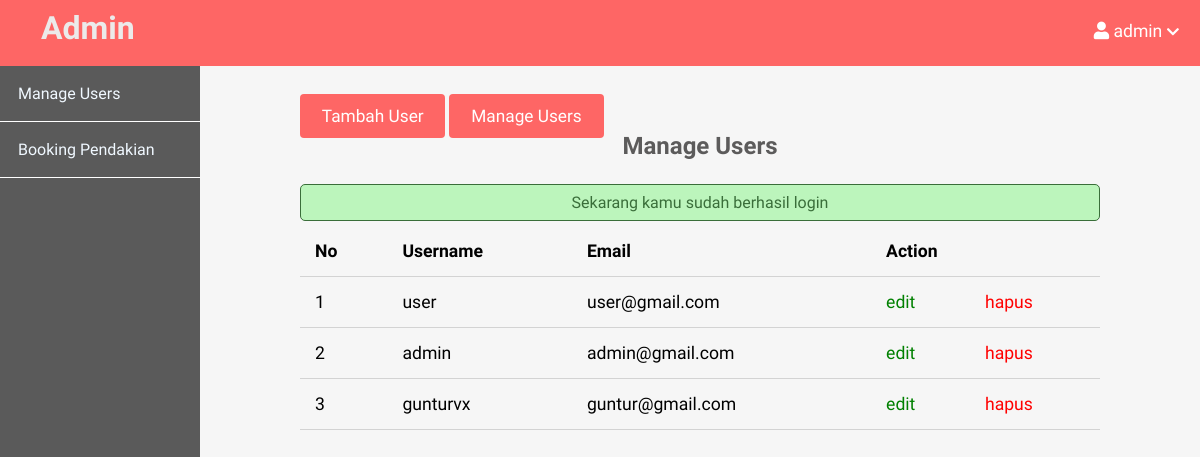
The page /admin/users/index.php (signed in) on the database its author committed.
### tables this page shows
CREATE TABLE `users` (
  `id` int(11) NOT NULL,
  `admin` tinyint(4) NOT NULL,
  `username` varchar(255) NOT NULL,
  `email` varchar(255) NOT NULL,
  `password` varchar(255) NOT NULL,
  `created_at` timestamp NOT NULL DEFAULT current_timestamp()
);

### app/controllers/users.php (called while the page is built, shortened)
<?php
include(ROOT_PATH . "/app/database/db.php");
$table = 'users';
$admin_users = selectAll($table);

### app/database/db.php (called while the page is built, shortened)
<?php
require('connect.php');
function selectAll($table, $conditions = [])
{
    global $conn;
    $sql = "SELECT * FROM $table";
    if (empty($conditions)) {
        $stmt = $conn->prepare($sql);
        $stmt->execute();
        $records = $stmt->get_result()->fetch_all(MYSQLI_ASSOC);
        return $records;
    }
}

### admin/users/index.php (the view, shortened to what this page needs)
<?php include(ROOT_PATH . "/app/controllers/users.php");
?>
<!DOCTYPE html>
<html lang="en">
    <head>
        <link rel="stylesheet"
            href="https://use.fontawesome.com/releases/v5.7.2/css/all.css"
>
        <link rel="stylesheet" href="../../assets/css/admin/style.css">
        <link rel="stylesheet" href="../../assets/css/admin/admin.css">
    </head>
    <body>
    <?php include(ROOT_PATH . "/app/includes/adminHeader.php"); ?>
        <div class="admin-wrapper">
        <?php include(ROOT_PATH . "/app/includes/adminSidebar.php"); ?>
            <div class="admin-content">
                <div class="button-group">
                    <a href="create.php" class="btn btn-big">Tambah User</a>
                    <a href="index.php" class="btn btn-big">Manage Users</a>
                </div>
                <div class="content">
                    <h2 class="page-title">Manage Users</h2>
                    <?php include(ROOT_PATH . "/app/includes/messages.php"); ?>
                    <table>
                        <thead>
                            <th>No</th>
                            <th>Username</th>
                            <th>Email</th>
                            <th colspan="2">Action</th>
                        </thead>
                        <tbody>
                            <?php foreach ($admin_users as $key => $user): ?>
                                <tr>
                                    <td><?php echo $key + 1; ?></td>
                                    <td><?php echo $user['username']; ?></td>
                                    <td><?php echo $user['email']; ?></td>
                                    <td><a href="edit.php?id=<?php echo $user['id']; ?>" class="edit">edit</a></td>
                                    <td><a href="index.php?delete_id=<?php echo $user['id']; ?>" class="delete">hapus</a></td>
                                </tr>
                            <?php endforeach; ?>
                        </tbody>
                    </table>
                </div>
            </div>
        </div>
    </body>
</html>

### assets/css/admin/style.css (style rules this page uses)
* { box-sizing: border-box; }
html, body { height: 100%; padding: 0px; margin: 0px; background: #f6f6f6; font-family: "Dosis", sans-serif; }
h1, h2, h3, h4, h5, h6 { font-family: "Dosis", sans-serif; color: #5c5b5b; margin: 5px; }
a { text-decoration: none; color: inherit; }
.btn { padding: 0.5rem 1rem; background: #fe6665; color: white; border: 1px solid transparent; border-radius: 0.25rem; font-size: 1.08em; font-family: "Dosis", sans-serif; }
.btn-big { padding: 0.7rem 1.3rem; line-height: 1.3rem; }

### assets/css/admin/admin.css (style rules this page uses)
.admin-wrapper { display: flex; height: calc(100% - 66px); }
.admin-wrapper .admin-content { flex: 8; height: 100%; padding: 40px 100px 100px; overflow-y: scroll; }
.admin-content .page-title { text-align: center; margin-bottom: 1.5rem; }
table { width: 100%; border-collapse: collapse; font-size: 1.1rem; }
th, td { padding: 15px; text-align: left; border-bottom: 1px solid #d3d3d3; }
.edit { color: green; }
.delete { color: red; }

### rows shown on the page
users: username "user", email "user@gmail.com"
users: username "admin", email "admin@gmail.com"
users: username "gunturvx", email "guntur@gmail.com"

### other values the page prints
$_SESSION['username'] "admin"
$_SESSION['message'] "Sekarang kamu sudah berhasil login"
